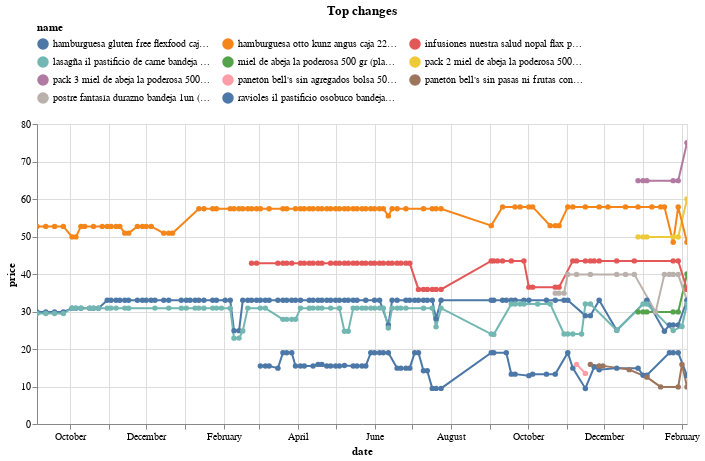

The notebook cell saved with this chart:
### Code cell
top_changes_abs.head(10).pipe(plot_changes, 'Top changes')

### Figure 1 — Vega-Lite specification as saved in the notebook (floating-point values rounded to 4 significant figures; data arrays with more than 128 entries replaced by an {"elided": "..."} marker saying what was removed)
{"config": {"view": {"continuousWidth": 300, "continuousHeight": 300}, "legend": {"columns": 3, "orient": "top"}}, "data": {"name": "data-6ab71d8aad11412a9309f7ff391ac81a"}, "mark": {"type": "line", "point": true}, "encoding": {"color": {"field": "name", "scale": {"domain": ["hamburguesa gluten free flexfood caja 240g (plaza_vea)", "hamburguesa otto kunz angus caja 225g (plaza_vea)", "infusiones nuestra salud nopal flax paquete 454g (plaza_vea)", "lasagña il pastificio de carne bandeja 500g (plaza_vea)", "miel de abeja la poderosa 500 gr (plaza_vea)", "pack 2 miel de abeja la poderosa 500 gr (plaza_vea)", "pack 3 miel de abeja la poderosa 500 gr (plaza_vea)", "panetón bell's sin agregados bolsa 500g (plaza_vea)", "panetón bell's sin pasas ni frutas confitadas bolsa 500g (plaza_vea)", "postre fantasía durazno bandeja 1un (plaza_vea)", "ravioles il pastificio osobuco bandeja 500g (plaza_vea)"]}, "type": "nominal"}, "tooltip": [{"field": "name", "type": "nominal"}, {"field": "price", "type": "quantitative"}, {"field": "last_price", "type": "quantitative"}], "x": {"field": "date", "type": "temporal"}, "y": {"field": "price", "type": "quantitative"}}, "params": [{"name": "param_7", "select": {"type": "point", "fields": ["name"]}, "bind": "legend"}, {"name": "param_8", "select": {"type": "interval", "encodings": ["x", "y"]}, "bind": "scales"}], "title": "Top changes", "transform": [{"filter": {"param": "param_7"}}], "width": 650, "$schema": "https://vega.github.io/schema/vega-lite/v5.16.3.json", "datasets": {"data-6ab71d8aad11412a9309f7ff391ac81a": {"elided": "430 records"}}}
